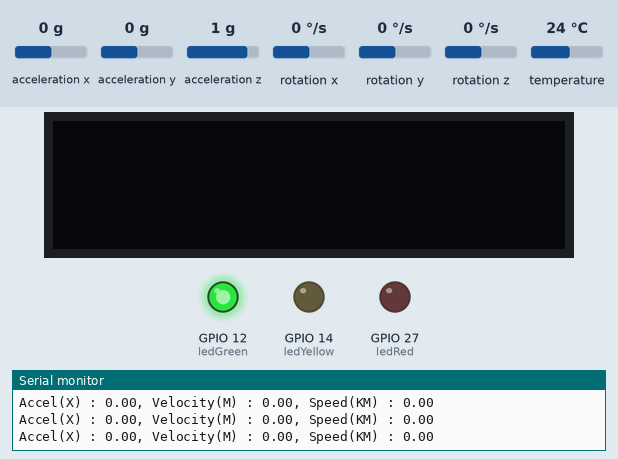
Simulated run of this sketch. Board: ESP32. Shown: 128×32 one-colour display, output pins drawn as LEDs (lit = HIGH), the last lines printed to the serial monitor. The inputs (shaded band) are chosen by the test bench; at power-on: acceleration x 0 g, acceleration y 0 g, acceleration z 1 g, rotation x 0 °/s, rotation y 0 °/s, rotation z 0 °/s, temperature 24 °C. The display library's start-up logo is not drawn.

Above: at 1.7 s.
1.8 s: acceleration x set to 0.3 g
At 2.9 s:
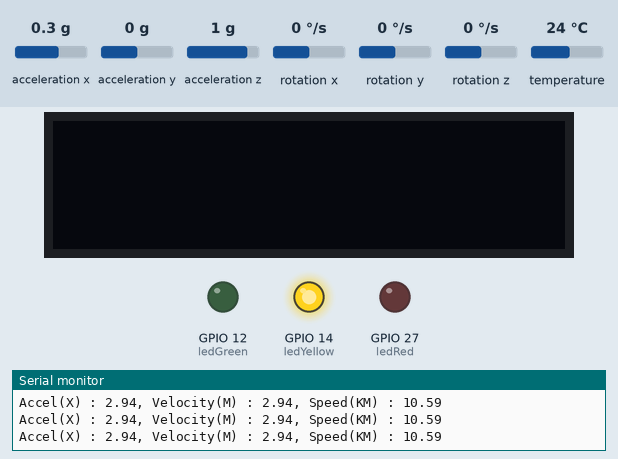
3.5 s: acceleration x set to 0.6 g
At 4.5 s:
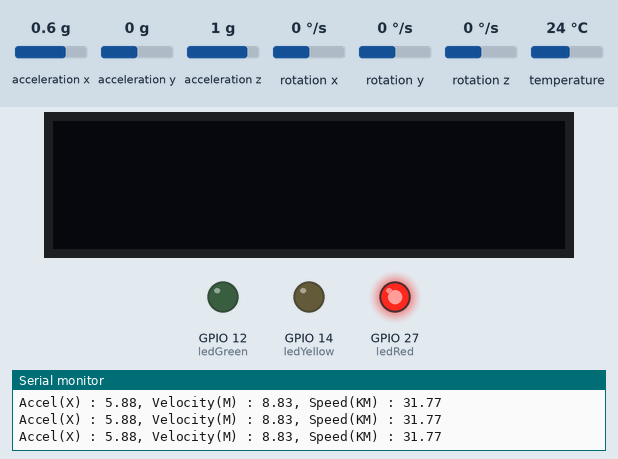
5.5 s: acceleration x set to -1.4 g
At 7.2 s:
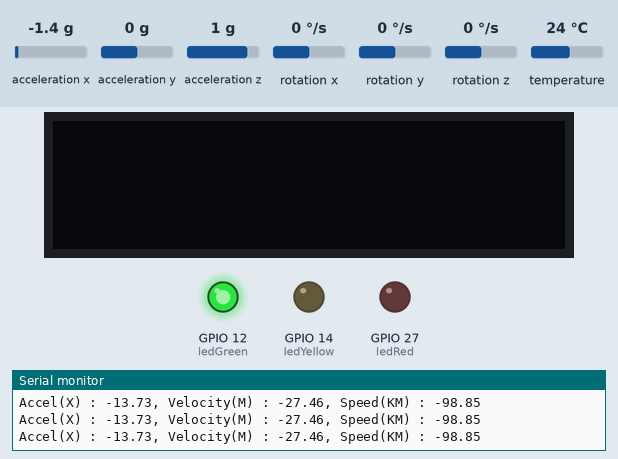
7.5 s: acceleration x set to 0.8 g
At 9.8 s:
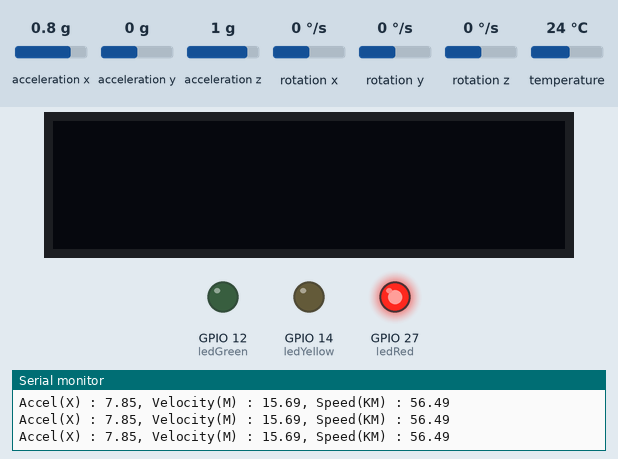
Timing chart, 0 to 11.3 s (numbered marks = the images above; inputs shaded):
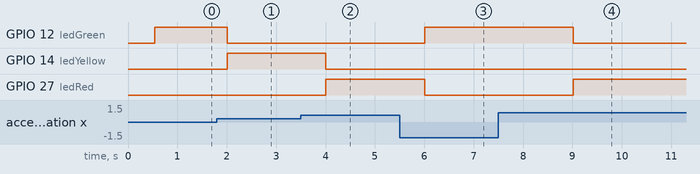

Measured:
- the behaviour switches between 0.1 and 0.2 g on acceleration x (found by bisection; images 0 and 1)
- the behaviour switches between 0.4 and 0.5 g on acceleration x (found by bisection; images 1 and 2)
- after the input at 1.8 s, GPIO 12 (ledGreen): HIGH → LOW after 0.21 s; GPIO 14 (ledYellow): LOW → HIGH after 0.21 s
- after the input at 3.5 s, GPIO 14 (ledYellow): HIGH → LOW after 0.51 s; GPIO 27 (ledRed): LOW → HIGH after 0.51 s
- after the input at 5.5 s, GPIO 12 (ledGreen): LOW → HIGH after 0.51 s; GPIO 27 (ledRed): HIGH → LOW after 0.51 s
- after the input at 7.5 s, GPIO 12 (ledGreen): HIGH → LOW after 1.5 s; GPIO 27 (ledRed): LOW → HIGH after 1.5 s

The sketch:

testmpu2.ino
```cpp
#include <WiFi.h>
#include <Adafruit_MPU6050.h>
#include <Adafruit_SSD1306.h>
#include <Adafruit_Sensor.h>

#define ledRed 27
#define ledYellow 14
#define ledGreen 12

Adafruit_MPU6050 mpu;
Adafruit_SSD1306 display = Adafruit_SSD1306(128, 32, &Wire);

float velocity = 0;
float accelY = 0;
float currentAccel;
float vKm = 0;
float prevAccel = 0;
unsigned long prevMillis = millis();
unsigned long currentMillis, timeY;

float ledNotif(float velocity) {
  if (velocity <= 10) {
    digitalWrite(ledRed, LOW);
    digitalWrite(ledYellow, LOW);
    digitalWrite(ledGreen, HIGH);
  } else if (velocity >= 10 && velocity <= 30) {
    digitalWrite(ledRed, LOW);
    digitalWrite(ledYellow, HIGH);
    digitalWrite(ledGreen, LOW);
  } else {
    digitalWrite(ledRed, HIGH);
    digitalWrite(ledYellow, LOW);
    digitalWrite(ledGreen, LOW);
  }
}

void setup() {
  Serial.begin(115200);
  pinMode(ledRed, OUTPUT);
  pinMode(ledYellow, OUTPUT);
  pinMode(ledGreen, OUTPUT);
  // SSD1306_SWITCHCAPVCC = generate display voltage from 3.3V internally
  if (!display.begin(SSD1306_SWITCHCAPVCC, 0x3C)) { // Address 0x3C for 128x32
    Serial.println(F("SSD1306 allocation failed"));
    for (;;)
      ; // Don't proceed, loop forever
  }

  if (!mpu.begin()) {
    Serial.println("Sensor init failed");
    while (1)
      yield();
  }

  display.display();
  delay(500); // Pause for 2 seconds
  display.setTextSize(1);
  display.setTextColor(WHITE);
  display.setRotation(0);
}

void loop() {
  sensors_event_t a, g, temp;
  mpu.getEvent(&a, &g, &temp);

  currentAccel = (a.acceleration.x)*2;

  currentMillis = millis();
  if (currentMillis - prevMillis >= 1000) {
    velocity = ((currentAccel + prevAccel) / 2) * ((currentMillis - prevMillis) / 1000);
    prevAccel = currentAccel;
    prevMillis = currentMillis;
  }

  vKm = velocity * 3.6;

  Serial.print("Accel(X) : ");
  Serial.print(a.acceleration.x);
  Serial.print(", Velocity(M) : ");
  Serial.print(velocity);
  Serial.print(", Speed(KM) : ");
  Serial.print(vKm);
  Serial.println("");
  ledNotif(vKm);
}
```
